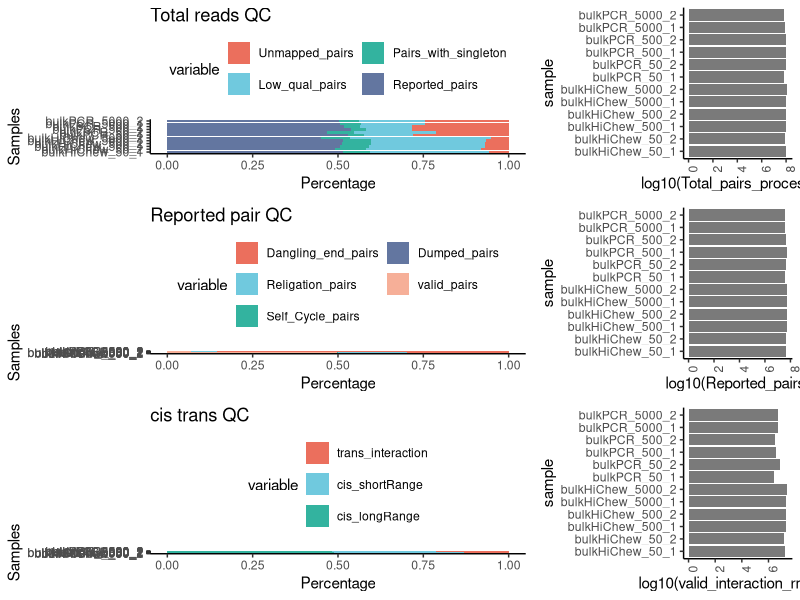
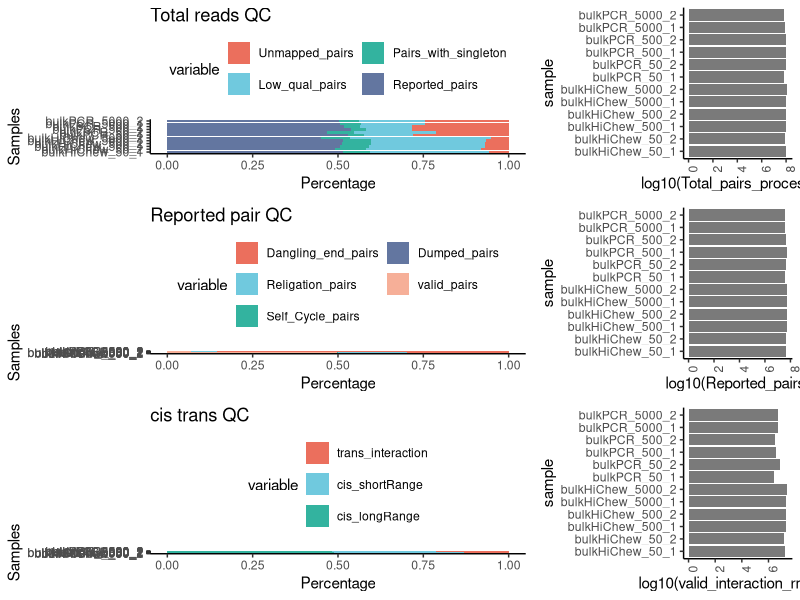

The R script that drew these images, in order:
library(ggplot2)
library(gridExtra)
library(ggsci)
library(reshape2)
mypal <- pal_npg("nrc", alpha = 0.7)(9)
color_palette<-c(mypal[1],mypal[2],mypal[3],mypal[4],mypal[5],mypal[7],mypal[8],mypal[9],'darkred','darkgreen','darkblue')

raw_df<-read.table('hic_pro_metrics.xls',header=TRUE)

# total reads QC
stack_df<-raw_df
stack_df_total_reads<-raw_df[,c(1:6)]
p1<-ggplot(stack_df_total_reads,aes(x=sample,y=log10(Total_pairs_processed)))+
  geom_bar(stat = 'identity',alpha=0.8)+
  theme_classic()+scale_fill_manual(values='grey')+coord_flip()+
  theme(axis.text.x = element_text(angle = 90, hjust = 1))

stack_df_total_reads[,c(3:6)]<-stack_df_total_reads[,c(3:6)]/stack_df_total_reads$Total_pairs_processed
stack_df_total_reads<-stack_df_total_reads[,-2]
total_reads_melted <- melt(stack_df_total_reads, id.vars = 'sample')

p2<-ggplot(total_reads_melted, aes(x = sample, y = value, fill = variable)) +
  geom_bar(stat = 'identity',alpha=0.8) +
  labs(x = 'Samples', y = 'Percentage', title = 'Total reads QC') +
  theme_classic()+scale_fill_manual(values=color_palette)+
  coord_flip()+theme(legend.position = "top")+guides(fill = guide_legend(nrow = 2))

# reported pair QC
stack_df_validpair<-stack_df[,c(1,6:11)]
p3<-ggplot(stack_df_validpair,aes(x=sample,y=log10(Reported_pairs)))+
  geom_bar(stat = 'identity',alpha=0.8)+
  theme_classic()+scale_fill_manual(values='grey')+coord_flip()+
  theme(axis.text.x = element_text(angle = 90, hjust = 1))

stack_df_validpair[,c(3:7)]<-stack_df_validpair[,c(3:7)]/stack_df_validpair$Reported_pairs
stack_df_validpair<-stack_df_validpair[,-2]
validpair_melted <- melt(stack_df_validpair, id.vars = 'sample')

p4<-ggplot(validpair_melted, aes(x = sample, y = value, fill = variable)) +
  geom_bar(stat = 'identity',alpha=0.8) +
  labs(x = 'Samples', y = 'Percentage', title = 'Reported pair QC') +
  theme_classic()+scale_fill_manual(values=color_palette)+
  coord_flip()+theme(legend.position = "top")+guides(fill = guide_legend(nrow = 3))

# cis trans
stack_df_cistrans<-stack_df[,c(1,12:15)]
p5<-ggplot(stack_df_cistrans,aes(x=sample,y=log10(valid_interaction_rmdup)))+
  geom_bar(stat = 'identity',alpha=0.8)+
  theme_classic()+scale_fill_manual(values='grey')+coord_flip()+
  theme(axis.text.x = element_text(angle = 90, hjust = 1))
#p5
stack_df_cistrans[,c(3:5)]<-stack_df_cistrans[,c(3:5)]/stack_df_cistrans$valid_interaction_rmdup
stack_df_cistrans<-stack_df_cistrans[,-2]
cistrans_melted <- melt(stack_df_cistrans, id.vars = 'sample')

p6<-ggplot(cistrans_melted, aes(x = sample, y = value, fill = variable)) +
  geom_bar(stat = 'identity',alpha=0.8) +
  labs(x = 'Samples', y = 'Percentage', title = 'cis trans QC') +
  theme_classic()+scale_fill_manual(values=color_palette)+
  coord_flip()+theme(legend.position = "top")+guides(fill = guide_legend(nrow = 3))
#p6


plotlist<-list(p2,p1,p4,p3,p6,p5)
library(gridExtra)
pdf('bulk_QC_metrics.pdf',width=8,height=9)
grid.arrange(grobs=plotlist,nrow=3,ncol=2,widths=c(2,1))
dev.off()

png('bulk_QC_metrics.png',width=800,height=900)
grid.arrange(grobs=plotlist,nrow=3,ncol=2,widths=c(2,1))
dev.off()
